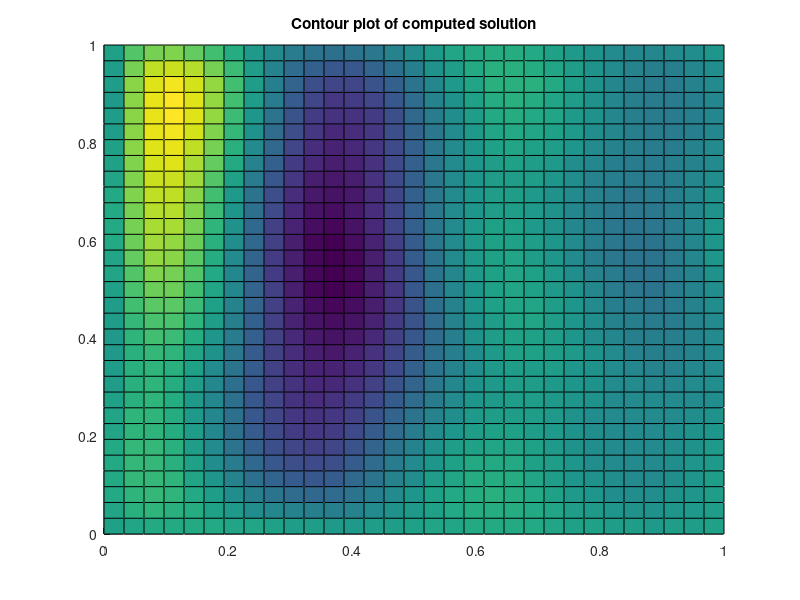

The MATLAB source for this figure:

% poisson2.m  -- solve the Poisson problem u_{xx} + u_{yy} = f(x,y)
% on [a,b] x [a,b].  
% 
% The 5-point Laplacian is used at interior grid points.
% This system of equations is then solved using backslash.
% 
% From  http://www.amath.washington.edu/~rjl/fdmbook/chapter3  (2007)


a = 0; 
b = 1; 
m = 30;
h = (b-a)/(m+1);
x = linspace(a,b,m+2);   % grid points x including boundaries
y = linspace(a,b,m+2);   % grid points y including boundaries


[X,Y] = meshgrid(x,y);      % 2d arrays of x,y values
X = X';                     % transpose so that X(i,j),Y(i,j) are
Y = Y';                     % coordinates of (i,j) point

Iint = 2:m+1;              % indices of interior points in x
Jint = 2:m+1;              % indices of interior points in y
Xint = X(Iint,Jint);       % interior points
Yint = Y(Iint,Jint);

%f = @(x,y) 1.25*exp(x+y/2);         % f(x,y) function
f = @(x, y) -16*pi^2 * (2*sin(4*pi*(x+y)) + (x.^2 +y.^2)*cos(4*pi.*x.*y));


rhs = f(Xint,Yint);        % evaluate f at interior points for right hand side
                           % rhs is modified below for boundary conditions.

%utrue = exp(X+Y/2);        % true solution for test problem
u_real = @(x, y) sin(4*pi*(x+y)) + cos(4*pi.*x.*y);
utrue = u_real(X, Y);
% set boundary conditions around edges of usoln array:

usoln = utrue;              % use true solution for this test problem
                            % This sets full array, but only boundary values
                            % are used below.  For a problem where utrue
                            % is not known, would have to set each edge of
                            % usoln to the desired Dirichlet boundary values.


% adjust the rhs to include boundary terms:
rhs(:,1) = rhs(:,1) - usoln(Iint,1)/h^2;
rhs(:,m) = rhs(:,m) - usoln(Iint,m+2)/h^2;
rhs(1,:) = rhs(1,:) - usoln(1,Jint)/h^2;
rhs(m,:) = rhs(m,:) - usoln(m+2,Jint)/h^2;


% convert the 2d grid function rhs into a column vector for rhs of system:
F = reshape(rhs,m*m,1);

% form matrix A:
I = speye(m);
e = ones(m,1);
T = spdiags([e -4*e e],[-1 0 1],m,m);
S = spdiags([e e],[-1 1],m,m);
A = (kron(I,T) + kron(S,I)) / h^2;


% Solve the linear system:
uvec = A\F;  

% reshape vector solution uvec as a grid function and 
% insert this interior solution into usoln for plotting purposes:
% (recall boundary conditions in usoln are already set) 

usoln(Iint,Jint) = reshape(uvec,m,m);

% assuming true solution is known and stored in utrue:
err = max(max(abs(usoln-utrue)));   
fprintf('Error relative to true solution of PDE = %10.3e \n',err)

% plot results:

%clf
hold on

% plot grid:
% plot(X,Y,'g');  plot(X',Y','g')

% plot solution:
%contour(X,Y,usoln,30,'k')
range = 0:h:1;
[X,Y]=meshgrid(range, range);
surf(X,Y,usoln)
%axis([a b a b])
%daspect([1 1 1])
title('Contour plot of computed solution')
hold off

